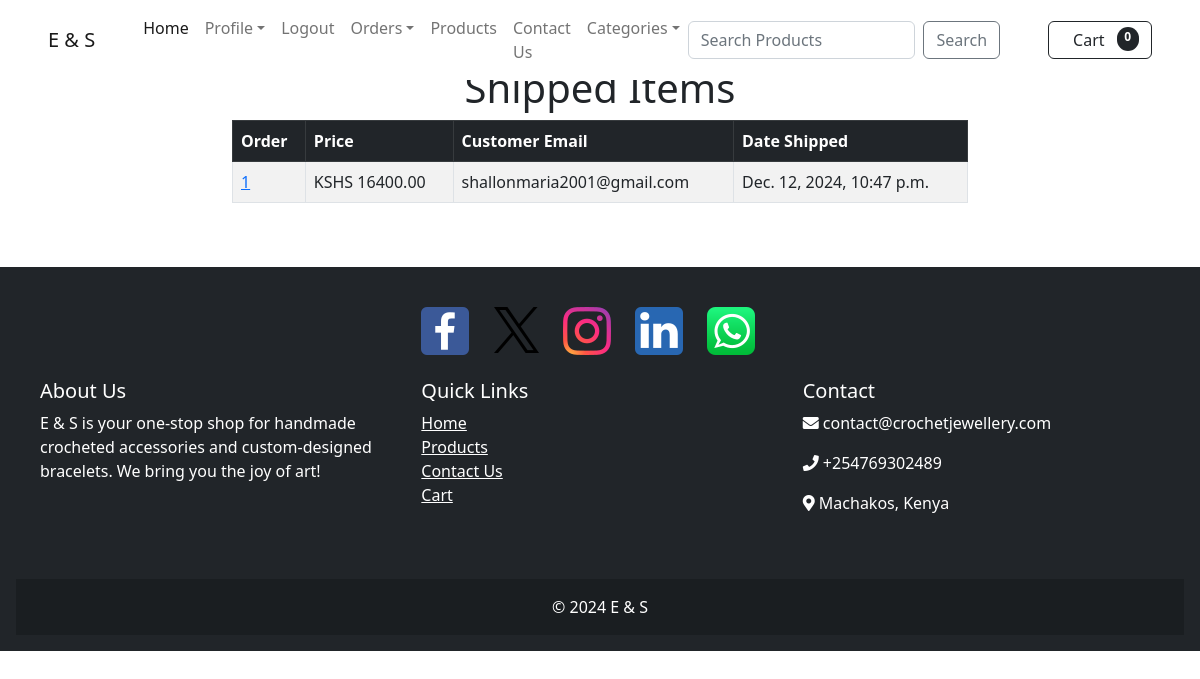
The app's page /payment/shipped_dash (signed in), older data.
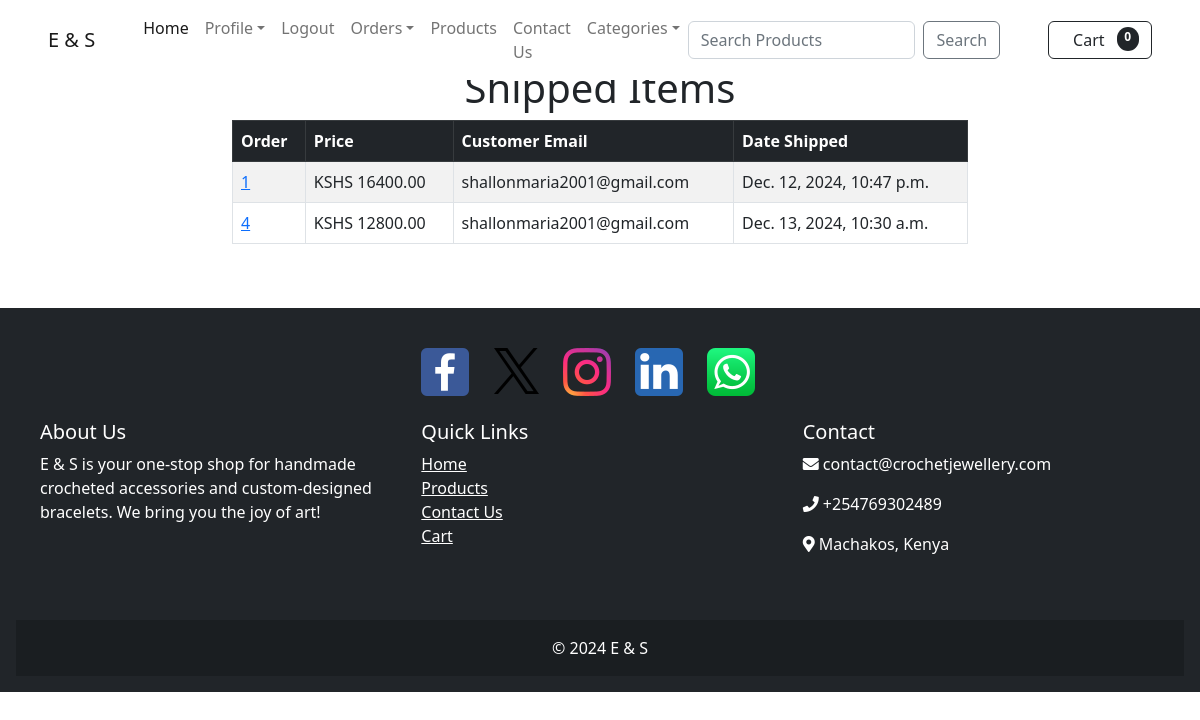
The same page, newer data.
### payment/models.py (models this page shows, shortened)
class Order(models.Model):
    user = models.ForeignKey(
        User,
        on_delete=models.CASCADE,
        null=True,
        blank=True,
    )
    full_name = models.CharField(max_length=100)
    email = models.EmailField(max_length=100)
    shipping_address = models.TextField(max_length=15000)
    amount_paid = models.DecimalField(decimal_places=2, max_digits=10)
    date_ordered = models.DateTimeField(auto_now_add=True)
    shipped = models.BooleanField(default=False)
    date_shipped = models.DateTimeField(blank=True, null=True)

### payment/views.py (the view)
# urls.py: path('shipped_dash', views.shipped_dash, name='shipped_dash'),
def shipped_dash(request):
    if request.user.is_authenticated and request.user.is_superuser:
        orders = Order.objects.filter(shipped=True)
        return render(request, 'payment/shipped_dash.html', {'orders': orders})
    else:
        messages.error(request, "Access Denied!!")
        return redirect('home')

### cart/cart.py (called while the page is built)
    def __len__(self):
        return len(self.cart)

### cart/context_processors.py (called while the page is built)
def cart(request):
    return {'cart': Cart(request)}

### payment/templates/payment/shipped_dash.html (shortened to what this page needs)
{% extends 'master.html' %}
{% block content %}
    <div class="container mb-5">
    <div class="row">
        <div class="col-8 m-auto">
            <h1 class="text-center">Shipped Items</h1>
            <table class="table table-striped table-hover table-bordered">
                <thead class="table-dark">
                <tr>
                    <th scope="col">Order</th>
                    <th scope="col">Price</th>
                    <th scope="col">Customer Email</th>
                    <th scope="col">Date Shipped</th>
                </tr>
                </thead>
                <tbody>
                {% for item in orders %}
                <tr>
                    <td><a href="{% url 'orders' item.id %}">{{ item.id }}</a></td>
                    <td>KSHS {{ item.amount_paid }}</td>
                    <td>{{ item.email }}</td>
                    <td>{{ item.date_shipped }}</td>
                </tr>
                {% endfor %}
                </tbody>
            </table>
        </div>
    </div>
    </div>
{% endblock %}

Row changes from the older to the newer data that the page shows:
added Order: id "4", amount_paid "12800.00", email "shallonmaria2001@gmail.com", date_shipped "Dec. 13, 2024, 10:30 a.m."
